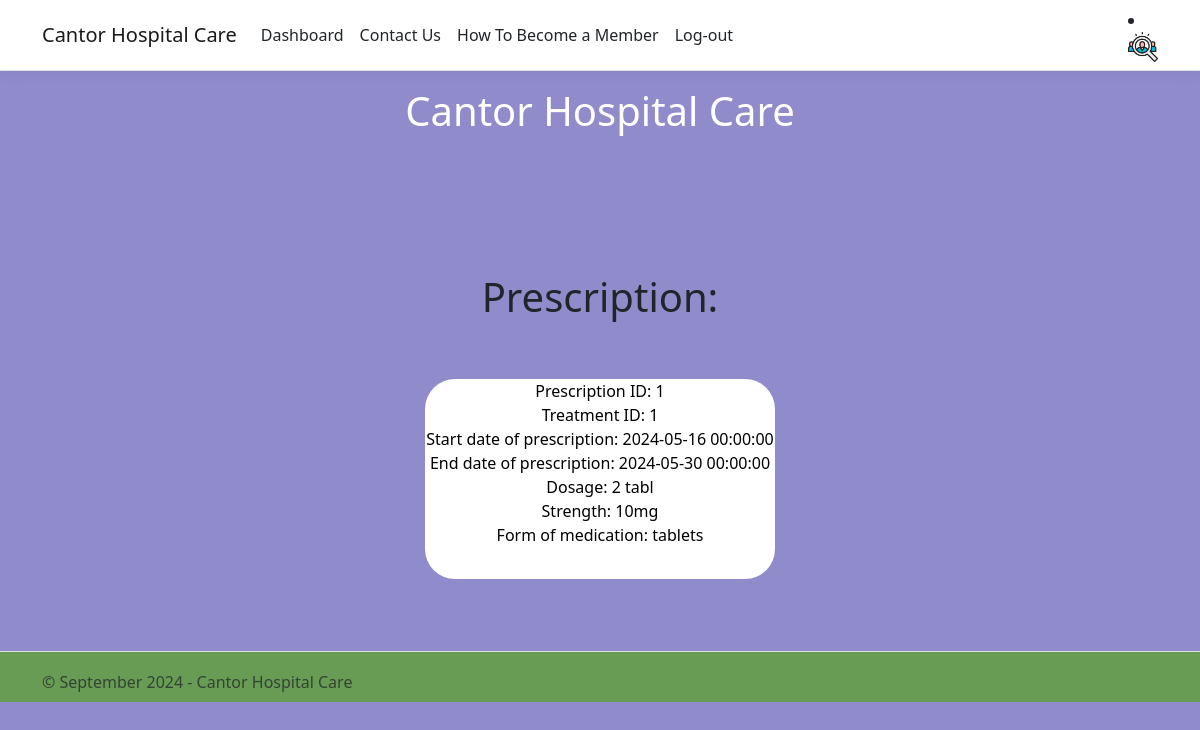
The page /patientViewPrescription.php on the database its author committed.
### tables this page shows
CREATE TABLE `prescription` (
  `ID` int(11) NOT NULL,
  `treatmentID` int(11) NOT NULL,
  `prescriptionStartDate` datetime NOT NULL,
  `prescriptionEndDate` datetime NOT NULL,
  `dosage` char(6) NOT NULL,
  `strength` varchar(45) NOT NULL,
  `form` tinytext NOT NULL
);

### patientViewPrescription.php (the view, shortened to what this page needs)
<!DOCTYPE html>
<html lang="en">
    <head>
        <link rel="stylesheet" href="css/global.css" type="text/css" />
        <link rel="stylesheet" href="css/mobile.css" type="text/css" media="only screen and (max-width : 620px)" />
        <link rel="stylesheet" href="css/desktop.css" type="text/css" media="only screen and (min-width : 621px)" />
    </head>
    <body>
        <div class="">
            <div class="navbarContainer">
                <?php
                    include("php/includes/patient/navbar.php");
                ?>
            </div>
            <div class="header">
                <?php
                    include("php/includes/header.php");
                ?>
            </div>
            <div class="container pb-5">
                <h2></h2><br>
            </div>
            <div class="prescriptionTitle">
                <h1>Prescription:</h1>
            </div>
            <div class="viewPrescription">
                <?php
            include ("config.php");
                $sql = "SELECT * FROM prescription";
                $result = mysqli_query($conn, $sql);
                if(mysqli_num_rows($result) > 0){
                    while($row = mysqli_fetch_assoc($result)){
                        echo "Prescription ID: " . $row["ID"] . "<br>";
                        echo "Treatment ID: " . $row["treatmentID"] . "<br>";
                        echo "Start date of prescription: " . $row["prescriptionStartDate"] . "<br>";
                        echo "End date of prescription: " . $row["prescriptionEndDate"] . "<br>";
                        echo "Dosage: " . $row["dosage"] . "<br>";
                        echo "Strength: " . $row["strength"] . "<br>";
                        echo "Form of medication: " . $row["form"] . "<br>" . "<br>" . "<br>";
                    };
                }
                else{
                    echo "No user found";
                }
            ?>
            </div><br><br><br>
        <div class="footer">
            <?php
                include("php/includes/footer.php");
            ?>
    </body>
</html>

### css/global.css (style rules this page uses)
html { font-size: 14px; }
@media (min-width: 768px) { html { font-size: 16px; } }
html { position: relative; min-height: 100%; }
body { margin-bottom: 60px; position: relative; min-height: 100vh; display: flex; flex-direction: column; }
.footer { position: relative; margin-top: auto; height: 50px; clear: both; padding-bottom: 50px; bottom: 0; width: 100%; white-space: nowrap; line-height: 60px; background-color: #689C54; color: #fff; }
.bgColor { background-color: #908BCB; max-width: 100%; }
.container { min-height: 100%; }
.header { margin: auto; text-align: center; padding-bottom: 50px; color: white; }
.viewPrescription { padding-bottom: 100px; margin: auto; text-align: center; background-color: white; color: black; width: 350px; height: 200px; border-radius: 30px; }
.prescriptionTitle { margin: auto; text-align: center; padding-bottom: 50px; }

### rows shown on the page
prescription: ID "1", treatmentID "1", prescriptionStartDate "2024-05-16 00:00:00", prescriptionEndDate "2024-05-30 00:00:00", dosage "2 tabl", strength "10mg", form "tablets"
